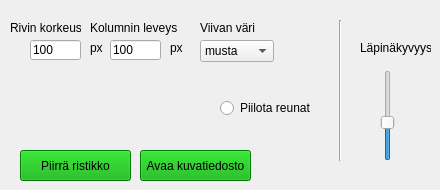
  <widget class="QWidget" name="centralWidget">
   <widget class="QLabel" name="label_3">
    <property name="geometry">
     <rect>
      <x>10</x>
      <y>20</y>
      <width>71</width>
      <height>16</height>
     </rect>
    </property>
    <property name="text">
     <string>Rivin korkeus</string>
    </property>
   </widget>
   <widget class="QLabel" name="label_4">
    <property name="geometry">
     <rect>
      <x>90</x>
      <y>20</y>
      <width>91</width>
      <height>16</height>
     </rect>
    </property>
    <property name="text">
     <string>Kolumnin leveys</string>
    </property>
   </widget>
   <widget class="QLineEdit" name="rowWidth">
    <property name="geometry">
     <rect>
      <x>30</x>
      <y>40</y>
      <width>51</width>
      <height>20</height>
     </rect>
    </property>
    <property name="text">
     <string>100</string>
    </property>
   </widget>
   <widget class="QLineEdit" name="columnWidth">
    <property name="geometry">
     <rect>
      <x>110</x>
      <y>40</y>
      <width>51</width>
      <height>20</height>
     </rect>
    </property>
    <property name="text">
     <string>100</string>
    </property>
   </widget>
   <widget class="QPushButton" name="piirraNappi">
    <property name="geometry">
     <rect>
      <x>20</x>
      <y>150</y>
      <width>111</width>
      <height>31</height>
     </rect>
    </property>
    <property name="palette">
     <palette>
      <active>
       <colorrole role="WindowText">
        <brush brushstyle="SolidPattern">
         <color alpha="255">
          <red>0</red>
          <green>0</green>
          <blue>0</blue>
         </color>
        </brush>
       </colorrole>
       <colorrole role="Button">
        <brush brushstyle="SolidPattern">
         <color alpha="255">
          <red>0</red>
          <green>170</green>
          <blue>0</blue>
         </color>
        </brush>
       </colorrole>
       <colorrole role="Light">
        <brush brushstyle="SolidPattern">
         <color alpha="255">
          <red>0</red>
          <green>255</green>
          <blue>0</blue>
         </color>
        </brush>
       </colorrole>
       <colorrole role="Midlight">
        <brush brushstyle="SolidPattern">
         <color alpha="255">
          <red>0</red>
          <green>212</green>
          <blue>0</blue>
         </color>
        </brush>
       </colorrole>
       <colorrole role="Dark">
        <brush brushstyle="SolidPattern">
         <color alpha="255">
          <red>0</red>
          <green>85</green>
          <blue>0</blue>
         </color>
        </brush>
       </colorrole>
       <colorrole role="Mid">
        <brush brushstyle="SolidPattern">
         <color alpha="255">
          <red>0</red>
          <green>113</green>
          <blue>0</blue>
         </color>
        </brush>
       </colorrole>
       <colorrole role="Text">
        <brush brushstyle="SolidPattern">
         <color alpha="255">
          <red>0</red>
          <green>0</green>
          <blue>0</blue>
         </color>
        </brush>
       </colorrole>
       <colorrole role="BrightText">
        <brush brushstyle="SolidPattern">
         <color alpha="255">
          <red>255</red>
          <green>255</green>
          <blue>255</blue>
         </color>
        </brush>
       </colorrole>
       <colorrole role="ButtonText">
        <brush brushstyle="SolidPattern">
         <color alpha="255">
          <red>0</red>
          <green>0</green>
          <blue>0</blue>
         </color>
        </brush>
       </colorrole>
       <colorrole role="Base">
        <brush brushstyle="SolidPattern">
         <color alpha="255">
          <red>255</red>
          <green>255</green>
          <blue>255</blue>
         </color>
        </brush>
       </colorrole>
       <colorrole role="Window">
        <brush brushstyle="SolidPattern">
         <color alpha="255">
          <red>0</red>
          <green>170</green>
          <blue>0</blue>
         </color>
        </brush>
       </colorrole>
       <colorrole role="Shadow">
        <brush brushstyle="SolidPattern">
         <color alpha="255">
          <red>0</red>
          <green>0</green>
          <blue>0</blue>
         </color>
        </brush>
       </colorrole>
       <colorrole role="AlternateBase">
        <brush brushstyle="SolidPattern">
         <color alpha="255">
          <red>127</red>
          <green>212</green>
          <blue>127</blue>
         </color>
        </brush>
       </colorrole>
       <colorrole role="ToolTipBase">
        <brush brushstyle="SolidPattern">
         <color alpha="255">
          <red>255</red>
          <green>255</green>
          <blue>220</blue>
         </color>
        </brush>
       </colorrole>
       <colorrole role="ToolTipText">
        <brush brushstyle="SolidPattern">
         <color alpha="255">
          <red>0</red>
          <green>0</green>
          <blue>0</blue>
         </color>
        </brush>
       </colorrole>
      </active>
      <inactive>
       <colorrole role="WindowText">
        <brush brushstyle="SolidPattern">
         <color alpha="255">
          <red>0</red>
          <green>0</green>
          <blue>0</blue>
         </color>
        </brush>
       </colorrole>
       <colorrole role="Button">
        <brush brushstyle="SolidPattern">
         <color alpha="255">
          <red>0</red>
          <green>170</green>
          <blue>0</blue>
         </color>
        </brush>
       </colorrole>
       <colorrole role="Light">
        <brush brushstyle="SolidPattern">
         <color alpha="255">
          <red>0</red>
          <green>255</green>
          <blue>0</blue>
         </color>
        </brush>
       </colorrole>
       <colorrole role="Midlight">
        <brush brushstyle="SolidPattern">
         <color alpha="255">
          <red>0</red>
          <green>212</green>
          <blue>0</blue>
         </color>
        </brush>
       </colorrole>
       <colorrole role="Dark">
        <brush brushstyle="SolidPattern">
         <color alpha="255">
          <red>0</red>
          <green>85</green>
          <blue>0</blue>
         </color>
        </brush>
       </colorrole>
       <colorrole role="Mid">
        <brush brushstyle="SolidPattern">
         <color alpha="255">
          <red>0</red>
          <green>113</green>
          <blue>0</blue>
         </color>
        </brush>
       </colorrole>
       <colorrole role="Text">
        <brush brushstyle="SolidPattern">
         <color alpha="255">
          <red>0</red>
          <green>0</green>
          <blue>0</blue>
         </color>
        </brush>
       </colorrole>
       <colorrole role="BrightText">
        <brush brushstyle="SolidPattern">
         <color alpha="255">
          <red>255</red>
          <green>255</green>
          <blue>255</blue>
         </color>
        </brush>
       </colorrole>
       <colorrole role="ButtonText">
        <brush brushstyle="SolidPattern">
         <color alpha="255">
          <red>0</red>
          <green>0</green>
          <blue>0</blue>
         </color>
        </brush>
       </colorrole>
       <colorrole role="Base">
        <brush brushstyle="SolidPattern">
         <color alpha="255">
          <red>255</red>
          <green>255</green>
          <blue>255</blue>
         </color>
        </brush>
       </colorrole>
       <colorrole role="Window">
        <brush brushstyle="SolidPattern">
         <color alpha="255">
          <red>0</red>
          <green>170</green>
          <blue>0</blue>
         </color>
        </brush>
       </colorrole>
       <colorrole role="Shadow">
        <brush brushstyle="SolidPattern">
         <color alpha="255">
          <red>0</red>
          <green>0</green>
          <blue>0</blue>
         </color>
        </brush>
       </colorrole>
       <colorrole role="AlternateBase">
        <brush brushstyle="SolidPattern">
         <color alpha="255">
          <red>127</red>
          <green>212</green>
          <blue>127</blue>
         </color>
        </brush>
       </colorrole>
       <colorrole role="ToolTipBase">
        <brush brushstyle="SolidPattern">
         <color alpha="255">
          <red>255</red>
          <green>255</green>
          <blue>220</blue>
         </color>
        </brush>
       </colorrole>
       <colorrole role="ToolTipText">
        <brush brushstyle="SolidPattern">
         <color alpha="255">
          <red>0</red>
          <green>0</green>
          <blue>0</blue>
         </color>
        </brush>
       </colorrole>
      </inactive>
      <disabled>
       <colorrole role="WindowText">
        <brush brushstyle="SolidPattern">
         <color alpha="255">
          <red>0</red>
          <green>85</green>
          <blue>0</blue>
         </color>
        </brush>
       </colorrole>
       <colorrole role="Button">
        <brush brushstyle="SolidPattern">
         <color alpha="255">
          <red>0</red>
          <green>170</green>
          <blue>0</blue>
         </color>
        </brush>
       </colorrole>
       <colorrole role="Light">
        <brush brushstyle="SolidPattern">
         <color alpha="255">
          <red>0</red>
          <green>255</green>
          <blue>0</blue>
         </color>
        </brush>
       </colorrole>
       <colorrole role="Midlight">
        <brush brushstyle="SolidPattern">
         <color alpha="255">
          <red>0</red>
          <green>212</green>
          <blue>0</blue>
         </color>
        </brush>
       </colorrole>
       <colorrole role="Dark">
        <brush brushstyle="SolidPattern">
         <color alpha="255">
          <red>0</red>
          <green>85</green>
          <blue>0</blue>
         </color>
        </brush>
       </colorrole>
       <colorrole role="Mid">
        <brush brushstyle="SolidPattern">
         <color alpha="255">
          <red>0</red>
          <green>113</green>
          <blue>0</blue>
         </color>
        </brush>
       </colorrole>
       <colorrole role="Text">
        <brush brushstyle="SolidPattern">
         <color alpha="255">
          <red>0</red>
          <green>85</green>
          <blue>0</blue>
         </color>
        </brush>
       </colorrole>
       <colorrole role="BrightText">
        <brush brushstyle="SolidPattern">
         <color alpha="255">
          <red>255</red>
          <green>255</green>
          <blue>255</blue>
         </color>
        </brush>
       </colorrole>
       <colorrole role="ButtonText">
        <brush brushstyle="SolidPattern">
         <color alpha="255">
          <red>0</red>
          <green>85</green>
          <blue>0</blue>
         </color>
        </brush>
       </colorrole>
       <colorrole role="Base">
        <brush brushstyle="SolidPattern">
         <color alpha="255">
          <red>0</red>
          <green>170</green>
          <blue>0</blue>
         </color>
        </brush>
       </colorrole>
       <colorrole role="Window">
        <brush brushstyle="SolidPattern">
         <color alpha="255">
          <red>0</red>
          <green>170</green>
          <blue>0</blue>
         </color>
        </brush>
       </colorrole>
       <colorrole role="Shadow">
        <brush brushstyle="SolidPattern">
         <color alpha="255">
          <red>0</red>
          <green>0</green>
          <blue>0</blue>
         </color>
        </brush>
       </colorrole>
       <colorrole role="AlternateBase">
        <brush brushstyle="SolidPattern">
         <color alpha="255">
          <red>0</red>
          <green>170</green>
          <blue>0</blue>
         </color>
        </brush>
       </colorrole>
       <colorrole role="ToolTipBase">
        <brush brushstyle="SolidPattern">
         <color alpha="255">
          <red>255</red>
          <green>255</green>
          <blue>220</blue>
         </color>
        </brush>
       </colorrole>
       <colorrole role="ToolTipText">
        <brush brushstyle="SolidPattern">
         <color alpha="255">
          <red>0</red>
          <green>0</green>
          <blue>0</blue>
         </color>
        </brush>
       </colorrole>
      </disabled>
     </palette>
    </property>
    <property name="text">
     <string>Piirrä ristikko</string>
    </property>
   </widget>
   <widget class="Line" name="line_2">
    <property name="geometry">
     <rect>
      <x>330</x>
      <y>20</y>
      <width>20</width>
      <height>141</height>
     </rect>
    </property>
    <property name="orientation">
     <enum>Qt::Vertical</enum>
    </property>
   </widget>
   <widget class="QPushButton" name="kuvaNappi">
    <property name="geometry">
     <rect>
      <x>140</x>
      <y>150</y>
      <width>111</width>
      <height>31</height>
     </rect>
    </property>
    <property name="palette">
     <palette>
      <active>
       <colorrole role="WindowText">
        <brush brushstyle="SolidPattern">
         <color alpha="255">
          <red>0</red>
          <green>0</green>
          <blue>0</blue>
         </color>
        </brush>
       </colorrole>
       <colorrole role="Button">
        <brush brushstyle="SolidPattern">
         <color alpha="255">
          <red>0</red>
          <green>170</green>
          <blue>0</blue>
         </color>
        </brush>
       </colorrole>
       <colorrole role="Light">
        <brush brushstyle="SolidPattern">
         <color alpha="255">
          <red>0</red>
          <green>255</green>
          <blue>0</blue>
         </color>
        </brush>
       </colorrole>
       <colorrole role="Midlight">
        <brush brushstyle="SolidPattern">
         <color alpha="255">
          <red>0</red>
          <green>212</green>
          <blue>0</blue>
         </color>
        </brush>
       </colorrole>
       <colorrole role="Dark">
        <brush brushstyle="SolidPattern">
         <color alpha="255">
          <red>0</red>
          <green>85</green>
          <blue>0</blue>
         </color>
        </brush>
       </colorrole>
       <colorrole role="Mid">
        <brush brushstyle="SolidPattern">
         <color alpha="255">
          <red>0</red>
          <green>113</green>
          <blue>0</blue>
         </color>
        </brush>
       </colorrole>
       <colorrole role="Text">
        <brush brushstyle="SolidPattern">
         <color alpha="255">
          <red>0</red>
          <green>0</green>
          <blue>0</blue>
         </color>
        </brush>
       </colorrole>
       <colorrole role="BrightText">
        <brush brushstyle="SolidPattern">
         <color alpha="255">
          <red>255</red>
          <green>255</green>
          <blue>255</blue>
         </color>
        </brush>
       </colorrole>
       <colorrole role="ButtonText">
        <brush brushstyle="SolidPattern">
         <color alpha="255">
          <red>0</red>
          <green>0</green>
          <blue>0</blue>
         </color>
        </brush>
       </colorrole>
       <colorrole role="Base">
        <brush brushstyle="SolidPattern">
         <color alpha="255">
          <red>255</red>
          <green>255</green>
          <blue>255</blue>
         </color>
        </brush>
       </colorrole>
       <colorrole role="Window">
        <brush brushstyle="SolidPattern">
         <color alpha="255">
          <red>0</red>
          <green>170</green>
          <blue>0</blue>
         </color>
        </brush>
       </colorrole>
       <colorrole role="Shadow">
        <brush brushstyle="SolidPattern">
         <color alpha="255">
          <red>0</red>
          <green>0</green>
          <blue>0</blue>
         </color>
        </brush>
       </colorrole>
       <colorrole role="AlternateBase">
        <brush brushstyle="SolidPattern">
         <color alpha="255">
          <red>127</red>
          <green>212</green>
          <blue>127</blue>
         </color>
        </brush>
       </colorrole>
       <colorrole role="ToolTipBase">
        <brush brushstyle="SolidPattern">
         <color alpha="255">
          <red>255</red>
          <green>255</green>
          <blue>220</blue>
         </color>
        </brush>
       </colorrole>
       <colorrole role="ToolTipText">
        <brush brushstyle="SolidPattern">
         <color alpha="255">
          <red>0</red>
          <green>0</green>
          <blue>0</blue>
         </color>
        </brush>
       </colorrole>
      </active>
      <inactive>
       <colorrole role="WindowText">
        <brush brushstyle="SolidPattern">
         <color alpha="255">
          <red>0</red>
          <green>0</green>
          <blue>0</blue>
         </color>
        </brush>
       </colorrole>
       <colorrole role="Button">
        <brush brushstyle="SolidPattern">
         <color alpha="255">
          <red>0</red>
          <green>170</green>
          <blue>0</blue>
         </color>
        </brush>
       </colorrole>
       <colorrole role="Light">
        <brush brushstyle="SolidPattern">
         <color alpha="255">
          <red>0</red>
          <green>255</green>
          <blue>0</blue>
         </color>
        </brush>
       </colorrole>
       <colorrole role="Midlight">
        <brush brushstyle="SolidPattern">
         <color alpha="255">
          <red>0</red>
          <green>212</green>
          <blue>0</blue>
         </color>
        </brush>
       </colorrole>
       <colorrole role="Dark">
        <brush brushstyle="SolidPattern">
         <color alpha="255">
          <red>0</red>
          <green>85</green>
          <blue>0</blue>
         </color>
        </brush>
       </colorrole>
       <colorrole role="Mid">
        <brush brushstyle="SolidPattern">
         <color alpha="255">
          <red>0</red>
          <green>113</green>
          <blue>0</blue>
         </color>
        </brush>
       </colorrole>
       <colorrole role="Text">
        <brush brushstyle="SolidPattern">
         <color alpha="255">
          <red>0</red>
          <green>0</green>
          <blue>0</blue>
         </color>
        </brush>
       </colorrole>
       <colorrole role="BrightText">
        <brush brushstyle="SolidPattern">
         <color alpha="255">
          <red>255</red>
          <green>255</green>
          <blue>255</blue>
         </color>
        </brush>
       </colorrole>
       <colorrole role="ButtonText">
        <brush brushstyle="SolidPattern">
         <color alpha="255">
          <red>0</red>
          <green>0</green>
          <blue>0</blue>
         </color>
        </brush>
       </colorrole>
       <colorrole role="Base">
        <brush brushstyle="SolidPattern">
         <color alpha="255">
          <red>255</red>
          <green>255</green>
          <blue>255</blue>
         </color>
        </brush>
       </colorrole>
       <colorrole role="Window">
        <brush brushstyle="SolidPattern">
         <color alpha="255">
          <red>0</red>
          <green>170</green>
          <blue>0</blue>
         </color>
        </brush>
       </colorrole>
       <colorrole role="Shadow">
        <brush brushstyle="SolidPattern">
         <color alpha="255">
          <red>0</red>
          <green>0</green>
          <blue>0</blue>
         </color>
        </brush>
       </colorrole>
       <colorrole role="AlternateBase">
        <brush brushstyle="SolidPattern">
         <color alpha="255">
          <red>127</red>
          <green>212</green>
          <blue>127</blue>
         </color>
        </brush>
       </colorrole>
       <colorrole role="ToolTipBase">
        <brush brushstyle="SolidPattern">
         <color alpha="255">
          <red>255</red>
          <green>255</green>
          <blue>220</blue>
         </color>
        </brush>
       </colorrole>
       <colorrole role="ToolTipText">
        <brush brushstyle="SolidPattern">
         <color alpha="255">
          <red>0</red>
          <green>0</green>
          <blue>0</blue>
         </color>
        </brush>
       </colorrole>
      </inactive>
      <disabled>
       <colorrole role="WindowText">
        <brush brushstyle="SolidPattern">
         <color alpha="255">
          <red>0</red>
          <green>85</green>
          <blue>0</blue>
         </color>
        </brush>
       </colorrole>
       <colorrole role="Button">
        <brush brushstyle="SolidPattern">
         <color alpha="255">
          <red>0</red>
          <green>170</green>
          <blue>0</blue>
         </color>
        </brush>
       </colorrole>
       <colorrole role="Light">
        <brush brushstyle="SolidPattern">
         <color alpha="255">
          <red>0</red>
          <green>255</green>
          <blue>0</blue>
         </color>
        </brush>
       </colorrole>
       <colorrole role="Midlight">
        <brush brushstyle="SolidPattern">
         <color alpha="255">
          <red>0</red>
          <green>212</green>
          <blue>0</blue>
         </color>
        </brush>
       </colorrole>
       <colorrole role="Dark">
        <brush brushstyle="SolidPattern">
         <color alpha="255">
          <red>0</red>
          <green>85</green>
          <blue>0</blue>
         </color>
        </brush>
       </colorrole>
       <colorrole role="Mid">
        <brush brushstyle="SolidPattern">
         <color alpha="255">
          <red>0</red>
          <green>113</green>
          <blue>0</blue>
         </color>
        </brush>
       </colorrole>
       <colorrole role="Text">
        <brush brushstyle="SolidPattern">
         <color alpha="255">
          <red>0</red>
          <green>85</green>
          <blue>0</blue>
         </color>
        </brush>
       </colorrole>
       <colorrole role="BrightText">
        <brush brushstyle="SolidPattern">
         <color alpha="255">
          <red>255</red>
          <green>255</green>
          <blue>255</blue>
         </color>
        </brush>
       </colorrole>
       <colorrole role="ButtonText">
        <brush brushstyle="SolidPattern">
         <color alpha="255">
          <red>0</red>
          <green>85</green>
          <blue>0</blue>
         </color>
        </brush>
       </colorrole>
       <colorrole role="Base">
        <brush brushstyle="SolidPattern">
         <color alpha="255">
          <red>0</red>
          <green>170</green>
          <blue>0</blue>
         </color>
        </brush>
       </colorrole>
       <colorrole role="Window">
        <brush brushstyle="SolidPattern">
         <color alpha="255">
          <red>0</red>
          <green>170</green>
          <blue>0</blue>
         </color>
        </brush>
       </colorrole>
       <colorrole role="Shadow">
        <brush brushstyle="SolidPattern">
         <color alpha="255">
          <red>0</red>
          <green>0</green>
          <blue>0</blue>
         </color>
        </brush>
       </colorrole>
       <colorrole role="AlternateBase">
        <brush brushstyle="SolidPattern">
         <color alpha="255">
          <red>0</red>
          <green>170</green>
          <blue>0</blue>
         </color>
        </brush>
       </colorrole>
       <colorrole role="ToolTipBase">
        <brush brushstyle="SolidPattern">
         <color alpha="255">
          <red>255</red>
          <green>255</green>
          <blue>220</blue>
         </color>
        </brush>
       </colorrole>
       <colorrole role="ToolTipText">
        <brush brushstyle="SolidPattern">
         <color alpha="255">
          <red>0</red>
          <green>0</green>
          <blue>0</blue>
         </color>
        </brush>
       </colorrole>
      </disabled>
     </palette>
    </property>
    <property name="text">
     <string>Avaa kuvatiedosto</string>
    </property>
   </widget>
   <widget class="QSlider" name="opaSlider">
    <property name="geometry">
     <rect>
      <x>380</x>
      <y>70</y>
      <width>16</width>
      <height>91</height>
     </rect>
    </property>
    <property name="maximum">
     <number>99</number>
    </property>
    <property name="singleStep">
     <number>0</number>
    </property>
    <property name="value">
     <number>40</number>
    </property>
    <property name="orientation">
     <enum>Qt::Vertical</enum>
    </property>
   </widget>
   <widget class="QLabel" name="label_5">
    <property name="geometry">
     <rect>
      <x>360</x>
      <y>40</y>
      <width>71</width>
      <height>16</height>
     </rect>
    </property>
    <property name="text">
     <string>Läpinäkyvyys</string>
    </property>
   </widget>
   <widget class="QComboBox" name="variBox">
    <property name="geometry">
     <rect>
      <x>200</x>
      <y>40</y>
      <width>74</width>
      <height>22</height>
     </rect>
    </property>
    <item>
     <property name="text">
      <string>musta</string>
     </property>
    </item>
    <item>
     <property name="text">
      <string>punainen</string>
     </property>
    </item>
    <item>
     <property name="text">
      <string>sininen</string>
     </property>
    </item>
    <item>
     <property name="text">
      <string>vihreä</string>
     </property>
    </item>
   </widget>
   <widget class="QLabel" name="label_6">
    <property name="geometry">
     <rect>
      <x>200</x>
      <y>20</y>
      <width>71</width>
      <height>16</height>
     </rect>
    </property>
    <property name="text">
     <string>Viivan väri</string>
    </property>
   </widget>
   <widget class="QRadioButton" name="piilotaButton">
    <property name="geometry">
     <rect>
      <x>220</x>
      <y>100</y>
      <width>91</width>
      <height>16</height>
     </rect>
    </property>
    <property name="text">
     <string>Piilota reunat</string>
    </property>
   </widget>
   <widget class="QLabel" name="label">
    <property name="geometry">
     <rect>
      <x>90</x>
      <y>40</y>
      <width>21</width>
      <height>16</height>
     </rect>
    </property>
    <property name="text">
     <string>px</string>
    </property>
   </widget>
   <widget class="QLabel" name="label_2">
    <property name="geometry">
     <rect>
      <x>170</x>
      <y>40</y>
      <width>21</width>
      <height>16</height>
     </rect>
    </property>
    <property name="text">
     <string>px</string>
    </property>
   </widget>
  </widget>
